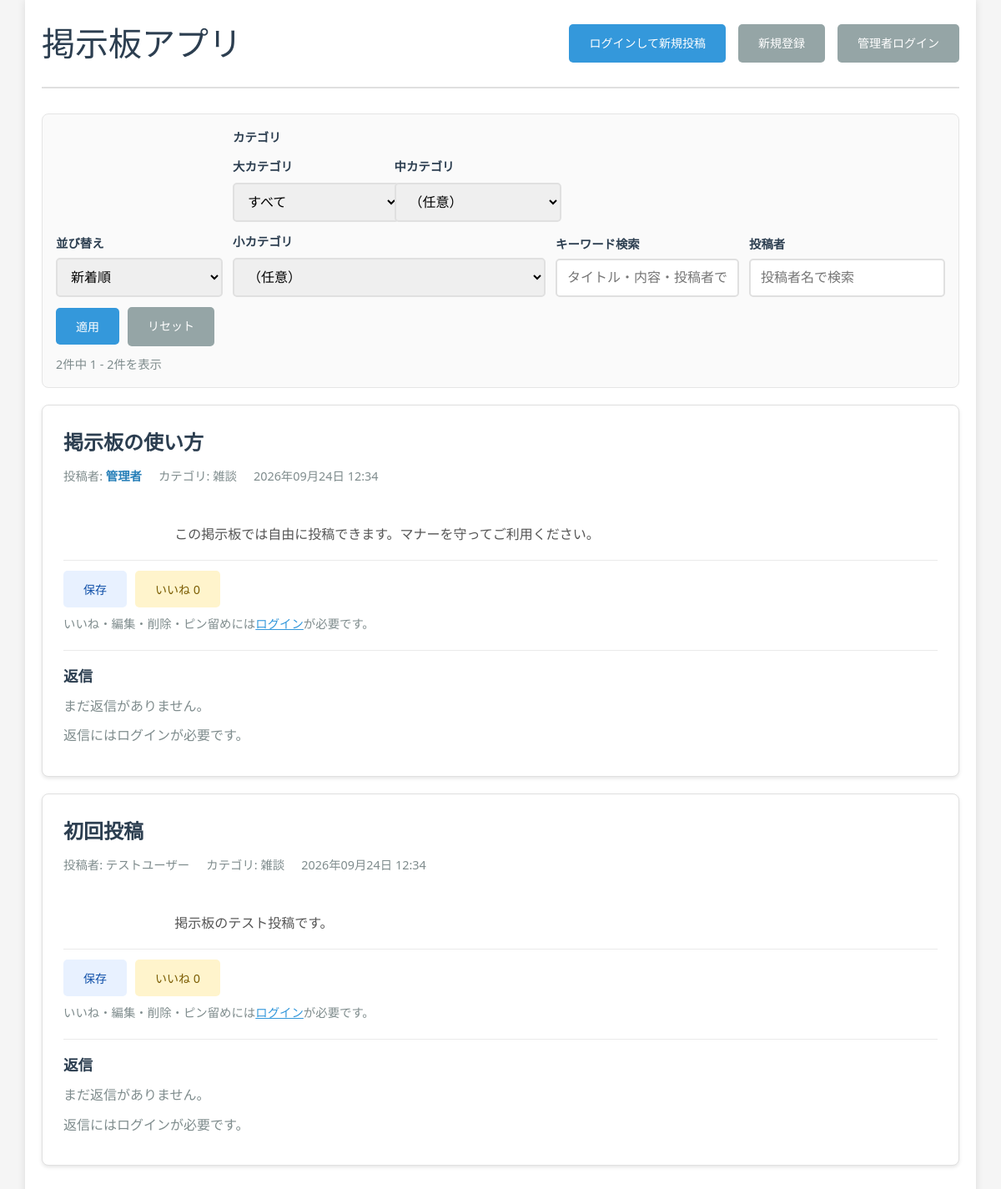
The page / on the database its author committed.
### tables this page shows
CREATE TABLE IF NOT EXISTS posts (
    id INT AUTO_INCREMENT PRIMARY KEY,
    user_id INT NULL,
    is_pinned TINYINT(1) NOT NULL DEFAULT 0,
    category VARCHAR(100) NOT NULL DEFAULT '雑談',
    title VARCHAR(255) NOT NULL,
    content TEXT NOT NULL,
    author VARCHAR(100) NOT NULL,
    image_path VARCHAR(255) NULL,
    created_at TIMESTAMP DEFAULT CURRENT_TIMESTAMP,
    updated_at TIMESTAMP DEFAULT CURRENT_TIMESTAMP ON UPDATE CURRENT_TIMESTAMP,
    CONSTRAINT fk_posts_user FOREIGN KEY (user_id) REFERENCES users(id) ON DELETE SET NULL
);

### index.php (the view, shortened to what the rows shown need)
<?php
require_once 'config/database.php';
require_once 'config/session.php';
require_once 'config/profile.php';
require_once 'config/categories.php';
$currentUserId = $_SESSION['user_id'] ?? null;
$pdo->exec(
    "CREATE TABLE IF NOT EXISTS notifications (
        id INT AUTO_INCREMENT PRIMARY KEY,
        recipient_user_id INT NOT NULL,
        actor_user_id INT NOT NULL,
        actor_name VARCHAR(100) NOT NULL,
        post_id INT NOT NULL,
        type ENUM('like', 'reply') NOT NULL,
        message VARCHAR(255) NOT NULL,
        is_read TINYINT(1) NOT NULL DEFAULT 0,
        created_at TIMESTAMP DEFAULT CURRENT_TIMESTAMP,
        INDEX idx_notifications_recipient_read_created (recipient_user_id, is_read, created_at)
    ) ENGINE=InnoDB DEFAULT CHARSET=utf8mb4"
);
$hasPostUserIdColumn = false;
try {
    $stmt = $pdo->query("SHOW COLUMNS FROM posts LIKE 'user_id'");
    $hasPostUserIdColumn = (bool)$stmt->fetch();
} catch (PDOException $e) {
    $hasPostUserIdColumn = false;
}
if ($hasPostUserIdColumn) {
    try {
        $pdo->exec(
            "UPDATE posts p
             INNER JOIN (
                 SELECT name, MIN(id) AS id
                 FROM users
                 GROUP BY name
             ) u ON u.name = p.author
             SET p.user_id = u.id
             WHERE p.user_id IS NULL"
        );
    } catch (PDOException $e) {
    }
}
try {
    $pdo->exec(
        "CREATE TABLE IF NOT EXISTS post_likes (
            id INT AUTO_INCREMENT PRIMARY KEY,
            post_id INT NOT NULL,
            user_id INT NOT NULL,
            created_at TIMESTAMP DEFAULT CURRENT_TIMESTAMP,
            CONSTRAINT fk_post_likes_post FOREIGN KEY (post_id) REFERENCES posts(id) ON DELETE CASCADE,
            CONSTRAINT fk_post_likes_user FOREIGN KEY (user_id) REFERENCES users(id) ON DELETE CASCADE,
            UNIQUE KEY uk_post_likes_post_user (post_id, user_id)
        ) ENGINE=InnoDB DEFAULT CHARSET=utf8mb4"
    );
} catch (PDOException $e) {
}
try {
    $pdo->exec(
        "CREATE TABLE IF NOT EXISTS post_replies (
            id INT AUTO_INCREMENT PRIMARY KEY,
            post_id INT NOT NULL,
            user_id INT NOT NULL,
            content TEXT NOT NULL,
            created_at TIMESTAMP DEFAULT CURRENT_TIMESTAMP,
            updated_at TIMESTAMP DEFAULT CURRENT_TIMESTAMP ON UPDATE CURRENT_TIMESTAMP,
            CONSTRAINT fk_post_replies_post FOREIGN KEY (post_id) REFERENCES posts(id) ON DELETE CASCADE,
            CONSTRAINT fk_post_replies_user FOREIGN KEY (user_id) REFERENCES users(id) ON DELETE CASCADE
        ) ENGINE=InnoDB DEFAULT CHARSET=utf8mb4"
    );
} catch (PDOException $e) {
}
$hasPostPinnedColumn = false;
try {
    $stmt = $pdo->query("SHOW COLUMNS FROM posts LIKE 'is_pinned'");
    $hasPostPinnedColumn = (bool)$stmt->fetch();
} catch (PDOException $e) {
    $hasPostPinnedColumn = false;
}
try {
    $pdo->exec(
        "CREATE TABLE IF NOT EXISTS post_bookmarks (
            id INT AUTO_INCREMENT PRIMARY KEY,
            post_id INT NOT NULL,
            user_id INT NOT NULL,
            created_at TIMESTAMP DEFAULT CURRENT_TIMESTAMP,
            CONSTRAINT fk_post_bookmarks_post FOREIGN KEY (post_id) REFERENCES posts(id) ON DELETE CASCADE,
            CONSTRAINT fk_post_bookmarks_user FOREIGN KEY (user_id) REFERENCES users(id) ON DELETE CASCADE,
            UNIQUE KEY uk_post_bookmarks_post_user (post_id, user_id)
        ) ENGINE=InnoDB DEFAULT CHARSET=utf8mb4"
    );
} catch (PDOException $e) {
}
$hasPostCategoryColumn = ensureCategoryColumn($pdo);
$sort = $_GET['sort'] ?? 'newest';
$currentPage = max(1, (int)($_GET['page'] ?? 1));
$postsPerPage = 10;
$whereParts = [];
$whereParams = [];
$whereSql = !empty($whereParts) ? ("WHERE " . implode(' AND ', $whereParts)) : '';
$offset = ($currentPage - 1) * $postsPerPage;
$orderBySql = ($sort === 'likes')
    ? "COALESCE(plc.like_count, 0) DESC, p.created_at DESC"
    : "p.created_at DESC";
$orderBySql = ($hasPostPinnedColumn ? "COALESCE(p.is_pinned, 0) DESC, " : "") . $orderBySql;
$stmt = $pdo->prepare(
    "SELECT
        p.*,
        COALESCE(plc.like_count, 0) AS like_count,
        CASE
            WHEN ? IS NULL THEN 0
            WHEN pb.user_id IS NULL THEN 0
            ELSE 1
        END AS is_bookmarked,
        CASE
            WHEN ? IS NULL THEN 0
            WHEN plu.user_id IS NULL THEN 0
            ELSE 1
        END AS is_liked
    FROM posts p
    LEFT JOIN (
        SELECT post_id, COUNT(*) AS like_count
        FROM post_likes
        GROUP BY post_id
    ) plc ON plc.post_id = p.id
    LEFT JOIN post_bookmarks pb ON pb.post_id = p.id AND pb.user_id = ?
    LEFT JOIN post_likes plu ON plu.post_id = p.id AND plu.user_id = ?
    $whereSql
    ORDER BY $orderBySql
    LIMIT ? OFFSET ?"
);
$bindParams = array_merge([$currentUserId, $currentUserId, $currentUserId, $currentUserId], $whereParams);
$position = 1;
foreach ($bindParams as $param) {
    $stmt->bindValue($position, $param);
    $position++;
}
$stmt->bindValue($position, (int)$postsPerPage, PDO::PARAM_INT);
$stmt->bindValue($position + 1, (int)$offset, PDO::PARAM_INT);
$stmt->execute();
$posts = $stmt->fetchAll();
$repliesByPost = [];
?>
<!DOCTYPE html>
<html lang="ja">
<head>
    <link rel="stylesheet" href="css/style.css?v=9">
</head>
<body>
    <div class="container">
        <header>
            <h1>掲示板アプリ</h1>
        </header>
        <main>
            <div class="posts-container">
                <?php if (empty($posts)): ?>
                    <div class="no-posts">
                        <p>まだ投稿がありません。</p>
                        <a href="post.php" class="btn btn-primary">最初の投稿を作成</a>
                    </div>
                <?php else: ?>
                    <?php foreach ($posts as $post): ?>
                        <article class="post" id="post-<?php echo (int)$post['id']; ?>">
                            <div class="post-header">
                                <h2 class="post-title">
                                    <?php echo htmlspecialchars($post['title']); ?>
                                </h2>
                                <div class="post-meta">
                                    <span class="author">
                                        投稿者:
                                        <?php
                                            $authorProfileId = 0;
                                            if (!empty($post['user_id'])) {
                                                $authorProfileId = (int)$post['user_id'];
                                            } else {
                                                $authorProfileId = findUserIdByName($pdo, (string)($post['author'] ?? ''));
                                            }
                                        ?>
                                        <?php if ($authorProfileId > 0): ?>
                                            <a class="user-name-link" href="profile.php?id=<?php echo $authorProfileId; ?>">
                                                <?php echo htmlspecialchars($post['author']); ?>
                                            </a>
                                        <?php else: ?>
                                            <?php echo htmlspecialchars($post['author']); ?>
                                        <?php endif; ?>
                                    </span>
                                    <?php if ($hasPostCategoryColumn): ?>
                                        <span class="category">カテゴリ: <?php echo htmlspecialchars(formatCategoryLabel($post['category'] ?? '雑談')); ?></span>
                                    <?php endif; ?>
                                    <span class="date"><?php echo date('Y年m月d日 H:i', strtotime($post['created_at'])); ?></span>
                                </div>
                            </div>
                            <div class="post-content">
                                <?php echo nl2br(htmlspecialchars($post['content'])); ?>
                            </div>
                            <div class="post-actions">
                                <form method="POST" class="inline-form">
                                    <button type="submit" class="btn btn-bookmark <?php echo ((int)$post['is_bookmarked'] === 1) ? 'btn-bookmark-active' : ''; ?>">
                                        <?php echo ((int)$post['is_bookmarked'] === 1) ? '保存済み' : '保存'; ?>
                                    </button>
                                </form>
                                <form method="POST" class="inline-form">
                                    <button type="submit" class="btn btn-like <?php echo ((int)$post['is_liked'] === 1) ? 'btn-like-active' : ''; ?>">
                                        いいね <?php echo (int)$post['like_count']; ?>
                                    </button>
                                </form>
                            </div>
                            <?php if (!isLoggedIn()): ?>
                                <p class="post-login-note">いいね・編集・削除・ピン留めには<a href="login.php">ログイン</a>が必要です。</p>
                            <?php endif; ?>
                            <section class="replies">
                                <h3>返信</h3>
                                <?php if (empty($repliesByPost[(int)$post['id']])): ?>
                                    <p class="reply-empty">まだ返信がありません。</p>
                                <?php endif; ?>
                                <?php if (isLoggedIn()): ?>
                                    <form method="POST" class="reply-form">
                                        <input type="hidden" name="csrf_token" value="<?php echo htmlspecialchars($_SESSION['csrf_token']); ?>">
                                        <input type="hidden" name="action" value="add_reply">
                                        <input type="hidden" name="post_id" value="<?php echo (int)$post['id']; ?>">
                                        <textarea name="reply_content" rows="3" maxlength="1000" placeholder="返信を入力してください"></textarea>
                                        <button type="submit" class="btn btn-primary">返信する</button>
                                    </form>
                                <?php else: ?>
                                    <p class="reply-login-note">返信にはログインが必要です。</p>
                                <?php endif; ?>
                            </section>
                        </article>
                    <?php endforeach; ?>
                <?php endif; ?>
            </div>
        </main>
    </div>
</body>
</html>

### rows shown on the page
posts: title "掲示板の使い方", author "管理者", category "雑談", created_at "2026年09月24日 12:34", content "この掲示板では自由に投稿できます。マナーを守ってご利用ください。", like_count "0", shows "まだ返信がありません。"
posts: title "初回投稿", author "テストユーザー", category "雑談", created_at "2026年09月24日 12:34", content "掲示板のテスト投稿です。", like_count "0", shows "まだ返信がありません。"

### other values the page prints
$totalPosts "2"
$displayFrom "1"
$displayTo "2"
